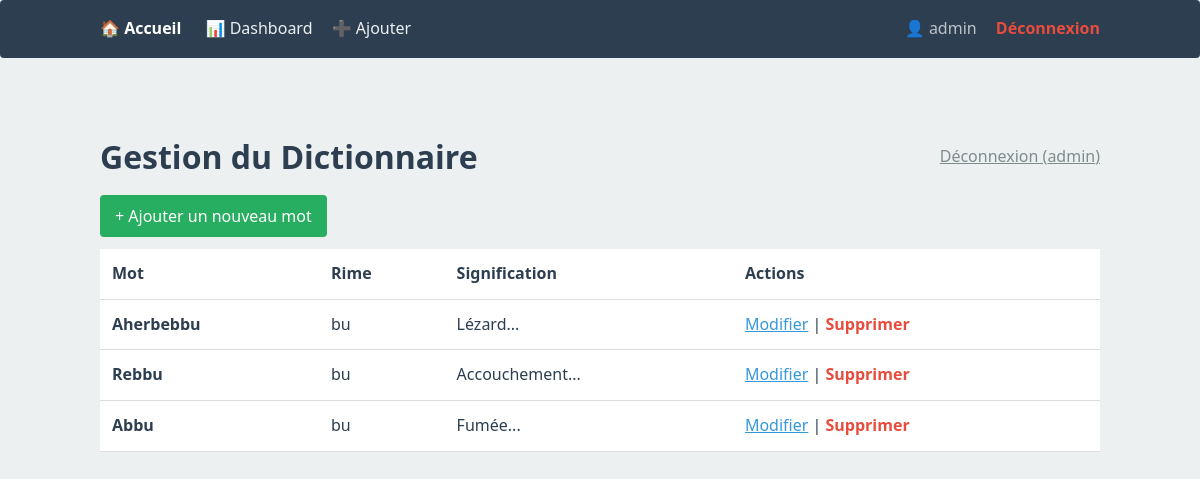
The page /admin.php (signed in) on the database as committed earlier.
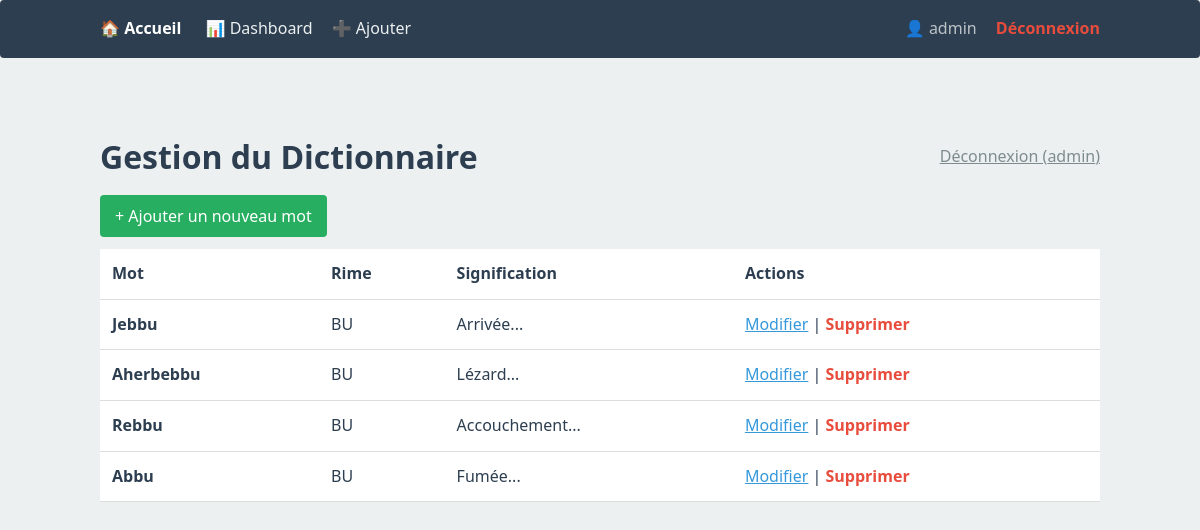
The same page on the database as committed later.
### tables this page shows
CREATE TABLE "rimes" (
    id INTEGER PRIMARY KEY AUTOINCREMENT,
    mot TEXT NOT NULL,
    rime TEXT NOT NULL,
    signification TEXT,
    exemple TEXT,
    auteur_id INTEGER,
    created_at TEXT DEFAULT (datetime('now')),
    updated_at TEXT DEFAULT (datetime('now')),
    version INTEGER DEFAULT 1,
    famille TEXT DEFAULT '',
    sous_famille TEXT DEFAULT '',
    FOREIGN KEY (auteur_id) REFERENCES users(id)
);

### src/Auth.php (called while the page is built, shortened)
<?php
class Auth {
    public static function isLogged() {
        return isset($_SESSION['user_id']);
    }
}

### src/RhymeEngine.php (called while the page is built, shortened)
<?php
class RhymeEngine {
    private $pdo;
    public function __construct() {
        try {
            $dbPath = __DIR__ . '/../data/dico.sqlite';
            $this->pdo = new PDO("sqlite:" . $dbPath);
            $this->pdo->setAttribute(PDO::ATTR_ERRMODE, PDO::ERRMODE_EXCEPTION);
            $this->pdo->setAttribute(PDO::ATTR_DEFAULT_FETCH_MODE, PDO::FETCH_ASSOC);
        } catch (PDOException $e) {
            die("Erreur de connexion à la base : " . $e->getMessage());
        }
    }
	public function getPDO() { return $this->pdo; }
}

### src/AdminEngine.php (called while the page is built, shortened)
<?php
class AdminEngine {
    private $pdo;
    public function __construct($pdo) {
        $this->pdo = $pdo;
    }
    public function getAllWords($limit = 50) {
        $stmt = $this->pdo->query("SELECT * FROM rimes ORDER BY id DESC LIMIT $limit");
        return $stmt->fetchAll(PDO::FETCH_ASSOC);
    }
}

### public/admin.php (the view, shortened to what this page needs)
<?php
require_once __DIR__ . '/../src/RhymeEngine.php';
require_once __DIR__ . '/../src/AdminEngine.php';
require_once __DIR__ . '/../src/Auth.php';
$engine = new RhymeEngine();
$admin = new AdminEngine($engine->getPDO());
$words = $admin->getAllWords(100);
?>
<!DOCTYPE html>
<html lang="fr">
<head>
    <link rel="stylesheet" href="css/style.css">
</head>
<body>
<?php include __DIR__ . '/../src/views/navbar.php'; ?>
    <div class="container">
        <div class="header-admin">
            <h1>Gestion du Dictionnaire</h1>
            <a href="logout.php" style="color: #7f8c8d;">Déconnexion (<?= $_SESSION['username'] ?>)</a>
        </div>
        <a href="add_word.php" class="btn-add">+ Ajouter un nouveau mot</a>
        <table>
            <thead>
                <tr>
                    <th>Mot</th>
                    <th>Rime</th>
                    <th>Signification</th>
                    <th>Actions</th>
                </tr>
            </thead>
            <tbody>
                <?php foreach ($words as $word): ?>
                <tr>
                    <td><strong><?= htmlspecialchars($word['mot']) ?></strong></td>
                    <td><?= htmlspecialchars($word['rime']) ?></td>
                    <td><?= htmlspecialchars(substr($word['signification'], 0, 50)) ?>...</td>
                    <td>
                        <a href="edit_word.php?id=<?= $word['id'] ?>" style="color: #3498db;">Modifier</a> |
                        <a href="admin.php?delete=<?= $word['id'] ?>" class="btn-del" onclick="return confirm('Supprimer ce mot ?')">Supprimer</a>
                    </td>
                </tr>
                <?php endforeach; ?>
            </tbody>
        </table>
    </div>
</body>
</html>

### src/views/navbar.php
<?php
require_once __DIR__ . '/../Auth.php';
?>
<nav style="background: #2c3e50; padding: 1rem; margin-bottom: 2rem; border-radius: 4px;">
    <div class="container" style="display: flex; justify-content: space-between; align-items: center; padding: 0;">
        <div>
            <a href="index.php" style="color: white; font-weight: bold; text-decoration: none; margin-right: 20px;">🏠 Accueil</a>
            <?php if (Auth::isLogged()): ?>
                <a href="admin.php" style="color: #ecf0f1; text-decoration: none; margin-right: 15px;">📊 Dashboard</a>
                <a href="add_word.php" style="color: #ecf0f1; text-decoration: none;">➕ Ajouter</a>
            <?php endif; ?>
        </div>
        <div>
            <?php if (Auth::isLogged()): ?>
                <span style="color: #bdc3c7; margin-right: 15px;">👤 <?= htmlspecialchars($_SESSION['username']) ?></span>
                <a href="logout.php" style="color: #e74c3c; text-decoration: none; font-weight: bold;">Déconnexion</a>
            <?php else: ?>
                <a href="login.php" style="color: #3498db; text-decoration: none;">Connexion</a>
            <?php endif; ?>
        </div>
    </div>
</nav>

### public/css/style.css (style rules this page uses)
:root { --primary-color: #2c3e50; --accent-color: #e67e22; --bg-color: #ecf0f1; --white: #ffffff; --border-color: #dcdde1; --text-muted: #7f8c8d; --success-color: #27ae60; --shadow: 0 4px 6px rgba(0, 0, 0, 0.1); --transition: all 0.3s ease; }
body { font-family: 'Segoe UI', Tahoma, Geneva, Verdana, sans-serif; background-color: var(--bg-color); color: var(--primary-color); margin: 0; line-height: 1.6; }
.container { max-width: 1000px; margin: 0 auto; padding: 20px; }

### public/admin.php (style rules this page uses)
table { width: 100%; border-collapse: collapse; background: white; margin-top: 20px; }
th, td { padding: 12px; text-align: left; border-bottom: 1px solid #ddd; }
.btn-add { background: #27ae60; color: white; padding: 10px 15px; text-decoration: none; border-radius: 4px; }
.btn-del { color: #e74c3c; text-decoration: none; font-weight: bold; }
.header-admin { display: flex; justify-content: space-between; align-items: center; }

Rows that differ between the two databases and show on the page:
added rimes: mot "Jebbu", rime "BU", signification "Arrivée"
changed rimes "Aherbebbu": rime "bu" → "BU"
changed rimes "Rebbu": rime "bu" → "BU"
changed rimes "Abbu": rime "bu" → "BU"
